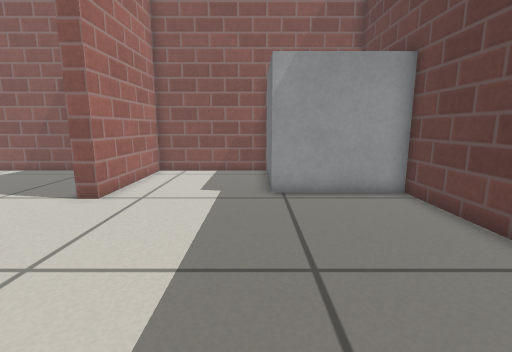
View 1 (above)

17 first-person views from a walk through a Gazebo world. The camera is 0.49 m above the floor, tilts 10° down and sees 85° across. The floor is counted in squares, 0.2 m on a side. Each view is taken from the middle of a square. On the plan, view 1 faces up. The plan holds only what a view shows up to about 18 squares ahead; the rest is blank. Simple patterns stand in for the simulator's built-in surfaces.

View 2
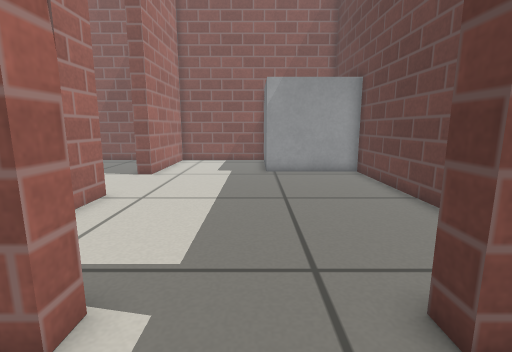

View 3
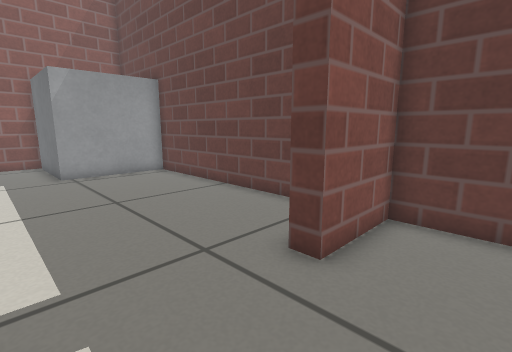

View 4
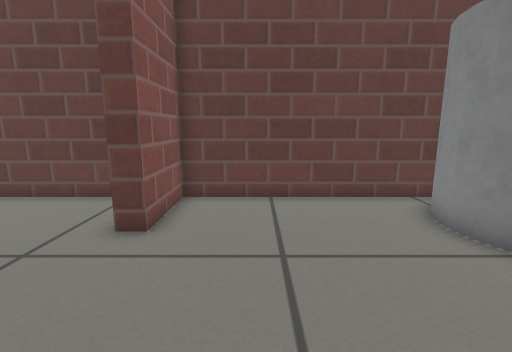

View 5
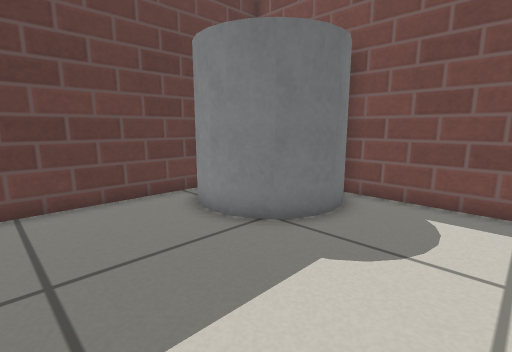

View 6
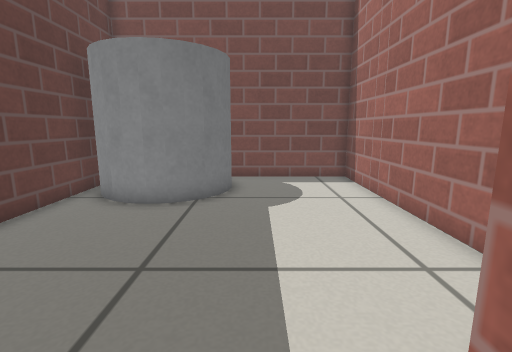

View 7
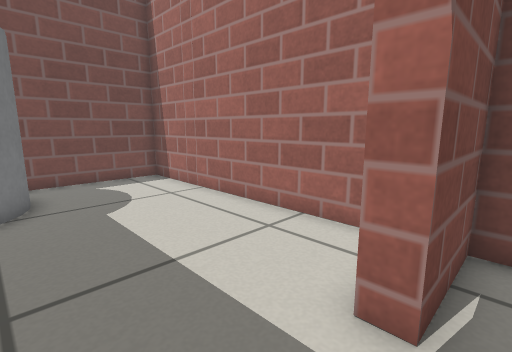

View 8
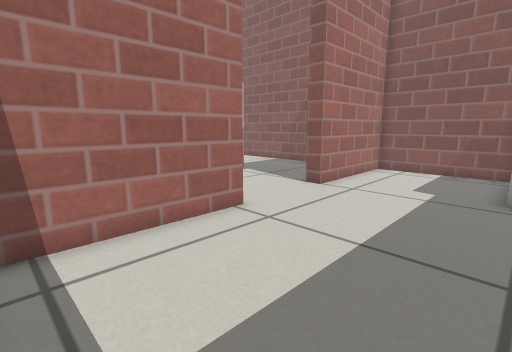

View 9
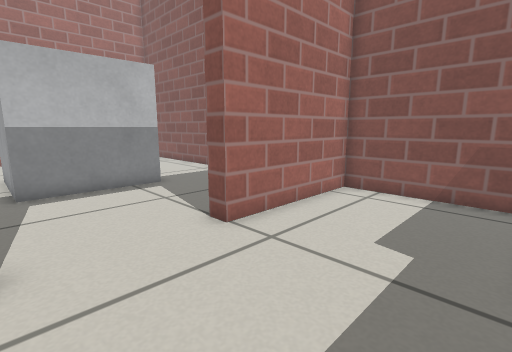

View 10
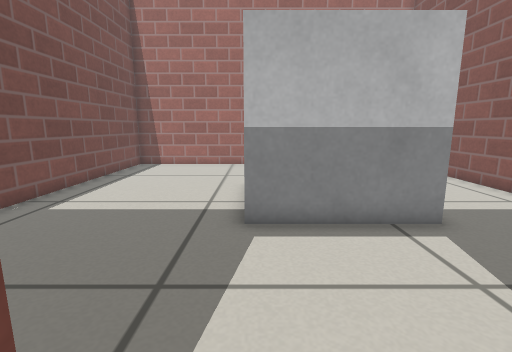

View 11
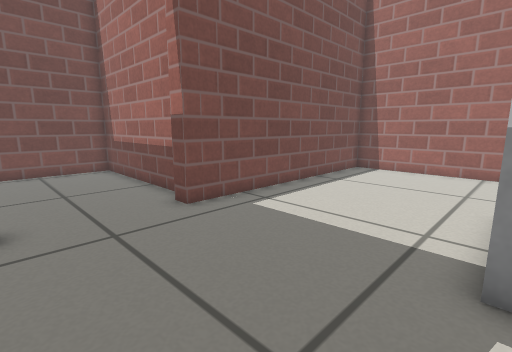

View 12
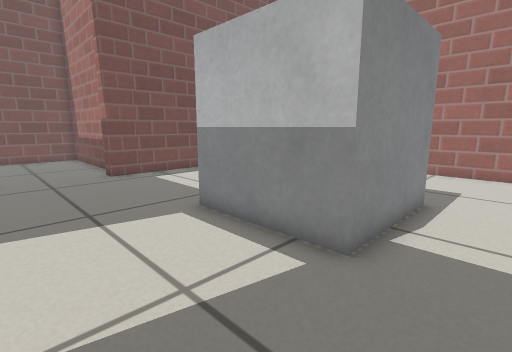

View 13
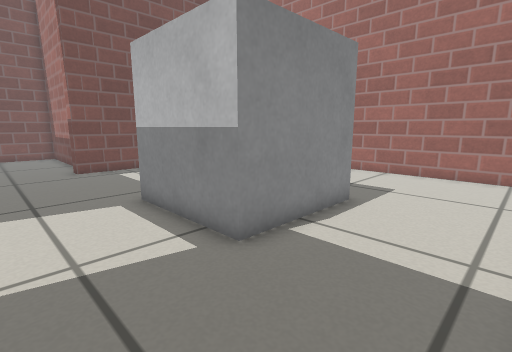

View 14
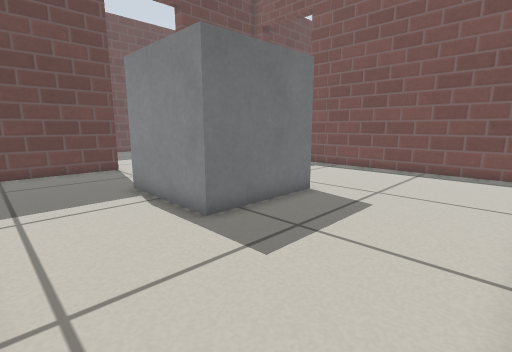

View 15
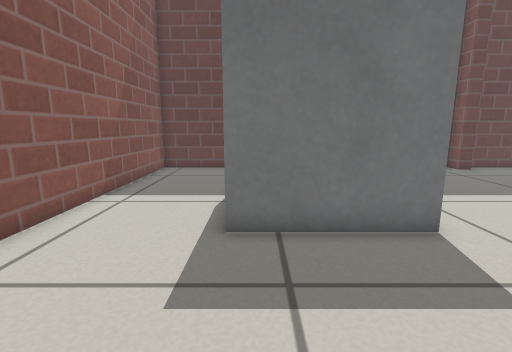

View 16
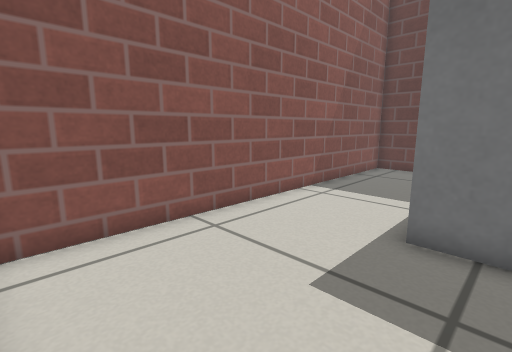

View 17
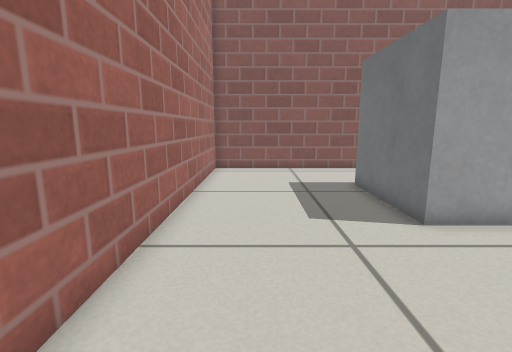

### Floor plan
Key: @ floor where view 1 was taken; # wall or solid block; . floor; D open door; B grey box; C grey cylinder.
Columns run from 24 left of view 1 to 6 right of it. Each row starts with its distance up from view 1.
 16 ##########################
 15 #.................#......B
 14 #.................#......B
 13 #.................#......B
 12 #.................#......B
 11 #.......BBBBB.....#......B
 10 #......B    B.....#......BBBBB#
  9 #......B    B.....D...........#
  8 #......B    B.....D...........#
  7 #......B    B.....D...........#
  6 #......BBBBBB.....D...........#
  5 #.................D...........#
  4 #.................#...........#
  3 #.................#...........#
  2 #.................#...........#
  1 #.................#...........#
  0 #.................#.....@.....#
 -1 #.................#.......... #
 -2 #############DDDDD####DDDDD####
 -3             #.....#...........#
 -4             #.....#...........#
 -5             #.....#...........#
 -6             #.....#...........#
 -7             #.....#...........#
 -8             #.... #...........#
 -9             #.... #...........#
-10             #.... #......CCCC.#
-11             #######.....CC  CC#
-12                   #.....C     #
-13                   #.....C     #
-14                   #......
-15                   ########

Where each view was taken, in squares from view 1:
view 1: 0 up, 0 right, facing up
view 2: 5 down, 0 right, facing up
view 3: 5 down, 2 left, facing up-right
view 4: 5 down, 4 left, facing right
view 5: 5 down, 4 left, facing down-right
view 6: 1 down, 1 left, facing down
view 7: 1 down, 1 right, facing down-left
view 8: 1 down, 1 right, facing up-left
view 9: 5 up, 0 right, facing up-left
view 10: 6 up, 5 left, facing left
view 11: 6 up, 7 left, facing down-left
view 12: 13 up, 7 left, facing down-left
view 13: 15 up, 8 left, facing down-left
view 14: 15 up, 23 left, facing down-right
view 15: 10 up, 23 left, facing right
view 16: 9 up, 23 left, facing up-right
view 17: 1 down, 21 left, facing up
